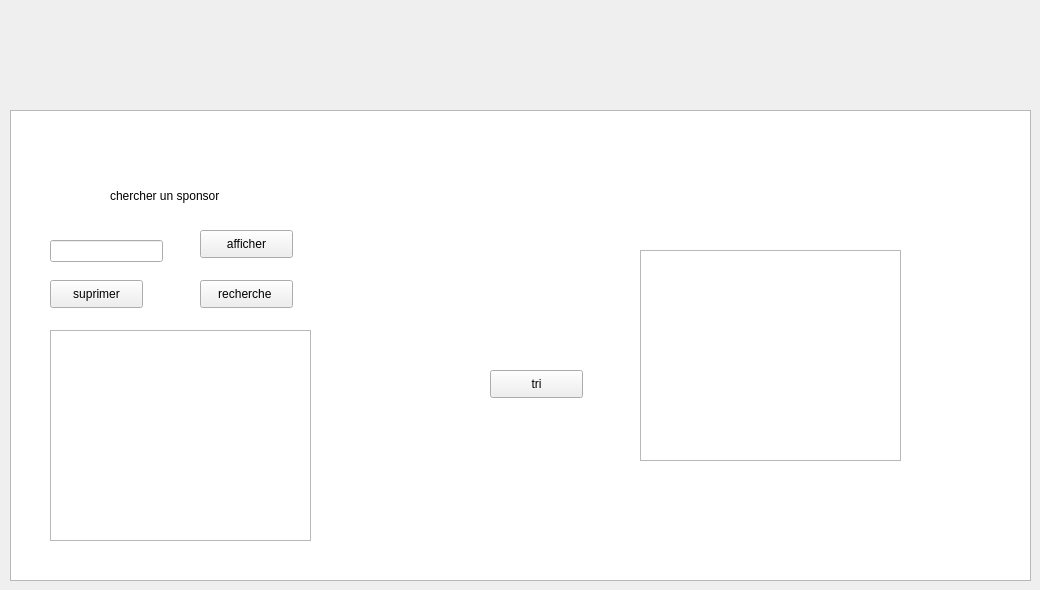
     <widget class="QWidget" name="tab_12">
      <attribute name="title">
       <string>recherche et afficher</string>
      </attribute>
      <widget class="QPushButton" name="pushButton_9">
       <property name="geometry">
        <rect>
         <x>200</x>
         <y>280</y>
         <width>93</width>
         <height>28</height>
        </rect>
       </property>
       <property name="text">
        <string>recherche </string>
       </property>
      </widget>
      <widget class="QPushButton" name="pushButton_10">
       <property name="geometry">
        <rect>
         <x>200</x>
         <y>230</y>
         <width>93</width>
         <height>28</height>
        </rect>
       </property>
       <property name="text">
        <string>afficher</string>
       </property>
      </widget>
      <widget class="QLabel" name="label_27">
       <property name="geometry">
        <rect>
         <x>110</x>
         <y>185</y>
         <width>131</width>
         <height>21</height>
        </rect>
       </property>
       <property name="text">
        <string>chercher un sponsor</string>
       </property>
      </widget>
      <widget class="QPushButton" name="pushButton_11">
       <property name="geometry">
        <rect>
         <x>50</x>
         <y>280</y>
         <width>93</width>
         <height>28</height>
        </rect>
       </property>
       <property name="text">
        <string>suprimer</string>
       </property>
      </widget>
      <widget class="QLineEdit" name="le_code2_2">
       <property name="geometry">
        <rect>
         <x>50</x>
         <y>240</y>
         <width>113</width>
         <height>22</height>
        </rect>
       </property>
      </widget>
      <widget class="QTableView" name="tab_sponsor_3">
       <property name="geometry">
        <rect>
         <x>50</x>
         <y>330</y>
         <width>261</width>
         <height>211</height>
        </rect>
       </property>
      </widget>
      <widget class="QPushButton" name="pushButton_2">
       <property name="geometry">
        <rect>
         <x>490</x>
         <y>370</y>
         <width>93</width>
         <height>28</height>
        </rect>
       </property>
       <property name="text">
        <string>tri</string>
       </property>
      </widget>
      <widget class="QTableView" name="tab_sponsor_5">
       <property name="geometry">
        <rect>
         <x>640</x>
         <y>250</y>
         <width>261</width>
         <height>211</height>
        </rect>
       </property>
      </widget>
      <widget class="QListWidget" name="listWidget_2">
       <property name="geometry">
        <rect>
         <x>10</x>
         <y>110</y>
         <width>1021</width>
         <height>471</height>
        </rect>
       </property>
      </widget>
      <zorder>listWidget_2</zorder>
      <zorder>pushButton_9</zorder>
      <zorder>pushButton_10</zorder>
      <zorder>label_27</zorder>
      <zorder>pushButton_11</zorder>
      <zorder>le_code2_2</zorder>
      <zorder>tab_sponsor_3</zorder>
      <zorder>pushButton_2</zorder>
      <zorder>tab_sponsor_5</zorder>
     </widget>
